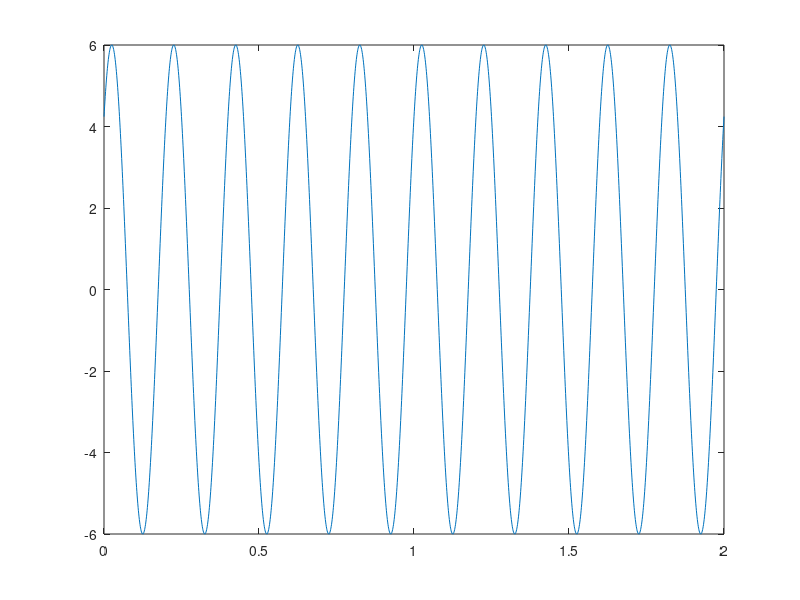

Recreate this plot in MATLAB.
%Ejercicio 1A, Sesion 2

A = 6;              % Amplitud: 6
f = 5;              % Frecuencia: 5 Hz
fase = pi/4;        % Fase: pi/4
t=0:0.001:2;        % Tiempo entre 0 y 2 incremententandose en 0.001

y = A*sin(2*pi*f*t+fase);
plot(t,y);
